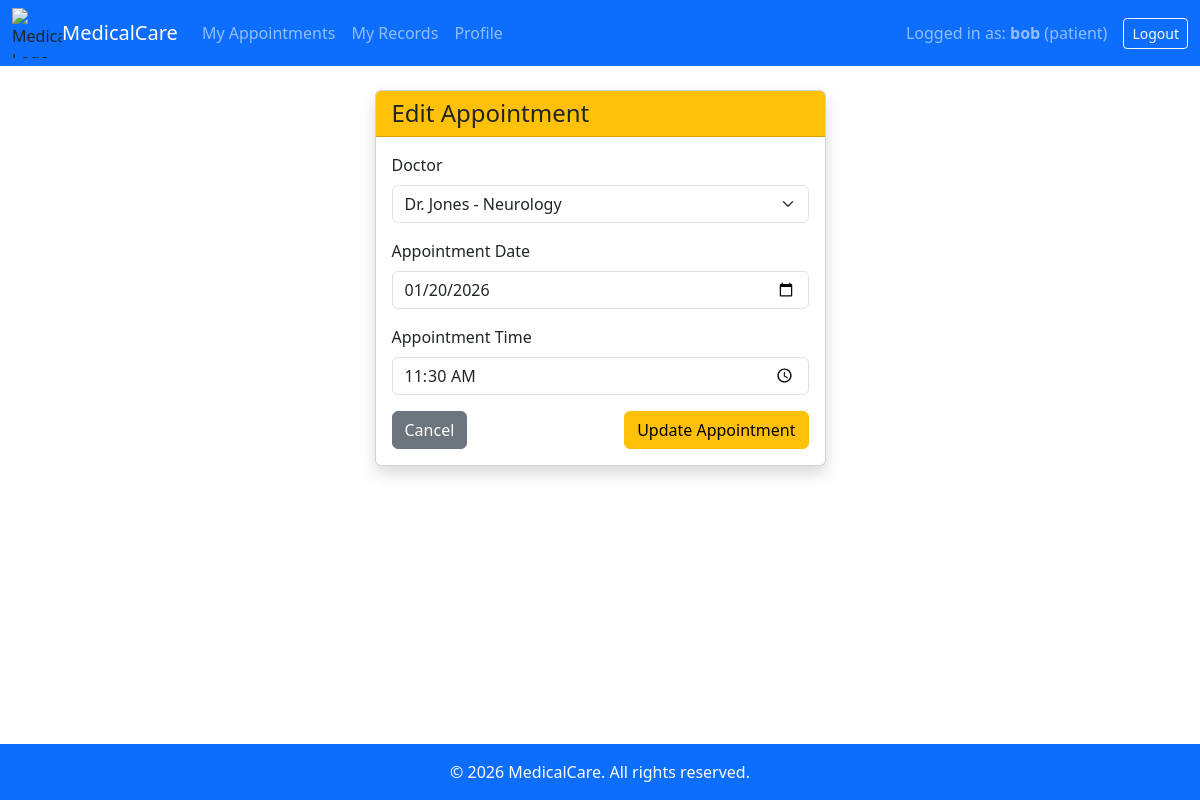
The page /patient/appointment/edit/2 (signed in) on the database its author committed.
### models.py (models this page shows)
class Appointment(db.Model):
    id = db.Column(db.Integer, primary_key=True)
    patient_id = db.Column(db.Integer, db.ForeignKey("patient.id"), nullable=False)
    doctor_id = db.Column(db.Integer, db.ForeignKey("doctor.id"), nullable=False)
    date = db.Column(db.Date, nullable=False)           # <- Change from String to Date
    time = db.Column(db.Time, nullable=True)
    status = db.Column(db.String(50), nullable=False, default="Pending")
    medical_record = db.relationship("MedicalRecord", backref="appointment", uselist=False)

class Doctor(db.Model):
    id = db.Column(db.Integer, primary_key=True)
    user_id = db.Column(db.Integer, db.ForeignKey("user.id"), nullable=False)
    name = db.Column(db.String(100), nullable=False)
    specialization = db.Column(db.String(100), nullable=False)
    phone = db.Column(db.String(20), nullable=True)
    appointments = db.relationship("Appointment", backref="doctor", lazy=True)

### app.py (the view, shortened to what this page needs)
@app.route("/patient/appointment/edit/<int:appointment_id>", methods=["GET", "POST"])
@role_required("patient")
def edit_appointment(appointment_id):
    patient = get_user("patient")
    appointment = Appointment.query.get_or_404(appointment_id)
    if appointment.patient_id != patient.id:
        abort(403)
    doctors = Doctor.query.all()
    today_str = date.today().isoformat()
    return render_template(
        "appointment_edit.html", appointment=appointment, doctors=doctors, today=today_str)

### app.py (called while the page is built)
@app.context_processor
def inject_now():
    return {'current_year': datetime.now().year}

def role_required(role):
    def decorator(f):
        @wraps(f)
        def wrapper(*args, **kwargs):
            if "role" not in session or session["role"] != role:
                abort(403)
            return f(*args, **kwargs)
        return wrapper
    return decorator

def get_user(role):
    if role == "doctor":
        return Doctor.query.filter_by(user_id=session["user_id"]).first()
    elif role == "patient":
        return Patient.query.filter_by(user_id=session["user_id"]).first()
    return None

### templates/appointment_edit.html
{% extends "base.html" %}
{% block content %}
<div class="row justify-content-center">
    <div class="col-md-6 col-lg-5">
        <div class="card shadow">
            <div class="card-header bg-warning">
                <h4 class="mb-0">Edit Appointment</h4>
            </div>
            <div class="card-body">
                <form method="POST">
                    <div class="mb-3">
                        <label for="doctor" class="form-label">Doctor</label>
                        <select class="form-select" id="doctor" name="doctor_id" required>
                            {% for doctor in doctors %}
                                <option value="{{ doctor.id }}"
                                    {% if doctor.id == appointment.doctor_id %}selected{% endif %}>
                                    {{ doctor.name }} - {{ doctor.specialization }}
                                </option>
                            {% endfor %}
                        </select>
                    </div>
                    <div class="mb-3">
                        <label for="date" class="form-label">Appointment Date</label>
                        <input
                            type="date"
                            class="form-control"
                            id="date"
                            name="date"
                            value="{{ appointment.date }}"
                            min="{{ today }}"
                            required
                        >
                    </div>
                    <div class="mb-3">
                        <label for="time" class="form-label">Appointment Time</label>
                        <input
                            type="time"
                            class="form-control"
                            id="time"
                            name="time"
                            value="{{ appointment.time.strftime('%H:%M') if appointment.time else '' }}"
                            required
                        >
                    </div>
                    <div class="d-flex justify-content-between">
                        <a href="{{ url_for('patient_appointments') }}" class="btn btn-secondary">
                            Cancel
                        </a>
                        <button type="submit" class="btn btn-warning">
                            Update Appointment
                        </button>
                    </div>
                </form>
            </div>
        </div>
    </div>
</div>
{% endblock %}

### static/css/style.css (style rules this page uses)
html, body { height: 100%; margin: 0; display: flex; flex-direction: column; }

### rows shown on the page
Appointment: doctor_id "Dr. Jones - Neurology", date "01/20/2026", time "11:30"

### other values the page prints
{{ session.get('username') }} "bob"
{{ session.get('role') }} "patient"
